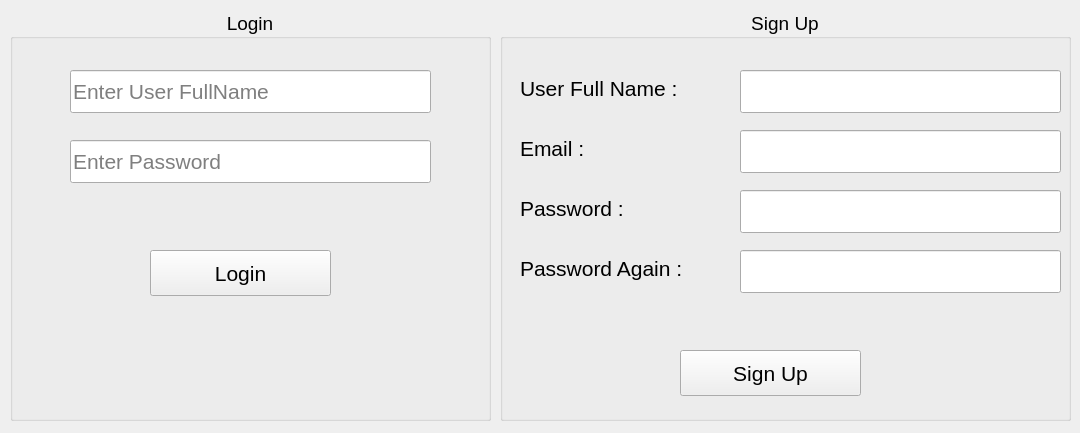
<?xml version="1.0" encoding="UTF-8"?>
<ui version="4.0">
 <class>Form</class>
 <widget class="QWidget" name="Form">
  <property name="geometry">
   <rect>
    <x>0</x>
    <y>0</y>
    <width>1080</width>
    <height>433</height>
   </rect>
  </property>
  <property name="windowTitle">
   <string>Form</string>
  </property>
  <widget class="QGroupBox" name="login_groupBox">
   <property name="geometry">
    <rect>
     <x>10</x>
     <y>10</y>
     <width>481</width>
     <height>411</height>
    </rect>
   </property>
   <property name="font">
    <font>
     <family>Segoe UI</family>
     <pointsize>14</pointsize>
    </font>
   </property>
   <property name="layoutDirection">
    <enum>Qt::LeftToRight</enum>
   </property>
   <property name="title">
    <string>Login</string>
   </property>
   <property name="alignment">
    <set>Qt::AlignCenter</set>
   </property>
   <widget class="QLineEdit" name="password_lineEdit">
    <property name="geometry">
     <rect>
      <x>60</x>
      <y>130</y>
      <width>361</width>
      <height>43</height>
     </rect>
    </property>
    <property name="font">
     <font>
      <family>Segoe UI</family>
      <pointsize>16</pointsize>
     </font>
    </property>
    <property name="echoMode">
     <enum>QLineEdit::Password</enum>
    </property>
    <property name="placeholderText">
     <string>Enter Password</string>
    </property>
   </widget>
   <widget class="QLineEdit" name="user_name_lineEdit">
    <property name="geometry">
     <rect>
      <x>60</x>
      <y>60</y>
      <width>361</width>
      <height>43</height>
     </rect>
    </property>
    <property name="font">
     <font>
      <family>Segoe UI</family>
      <pointsize>16</pointsize>
     </font>
    </property>
    <property name="placeholderText">
     <string>Enter User FullName</string>
    </property>
   </widget>
   <widget class="QPushButton" name="login_pushButton">
    <property name="geometry">
     <rect>
      <x>140</x>
      <y>240</y>
      <width>181</width>
      <height>46</height>
     </rect>
    </property>
    <property name="font">
     <font>
      <family>Segoe UI</family>
      <pointsize>16</pointsize>
     </font>
    </property>
    <property name="text">
     <string>Login</string>
    </property>
   </widget>
   <widget class="QLabel" name="sure_label">
    <property name="enabled">
     <bool>true</bool>
    </property>
    <property name="geometry">
     <rect>
      <x>10</x>
      <y>190</y>
      <width>463</width>
      <height>23</height>
     </rect>
    </property>
    <property name="font">
     <font>
      <family>Segoe UI</family>
      <pointsize>10</pointsize>
     </font>
    </property>
    <property name="text">
     <string/>
    </property>
   </widget>
  </widget>
  <widget class="QGroupBox" name="signup_groupBox">
   <property name="geometry">
    <rect>
     <x>500</x>
     <y>10</y>
     <width>571</width>
     <height>411</height>
    </rect>
   </property>
   <property name="font">
    <font>
     <family>Segoe UI</family>
     <pointsize>14</pointsize>
    </font>
   </property>
   <property name="title">
    <string>Sign Up</string>
   </property>
   <property name="alignment">
    <set>Qt::AlignCenter</set>
   </property>
   <widget class="QLineEdit" name="email_lineEdit">
    <property name="geometry">
     <rect>
      <x>240</x>
      <y>120</y>
      <width>321</width>
      <height>43</height>
     </rect>
    </property>
    <property name="font">
     <font>
      <family>Segoe UI</family>
      <pointsize>16</pointsize>
     </font>
    </property>
    <property name="echoMode">
     <enum>QLineEdit::Normal</enum>
    </property>
    <property name="placeholderText">
     <string/>
    </property>
   </widget>
   <widget class="QLineEdit" name="user_full_name_lineEdit">
    <property name="geometry">
     <rect>
      <x>240</x>
      <y>60</y>
      <width>321</width>
      <height>43</height>
     </rect>
    </property>
    <property name="font">
     <font>
      <family>Segoe UI</family>
      <pointsize>16</pointsize>
     </font>
    </property>
    <property name="placeholderText">
     <string/>
    </property>
   </widget>
   <widget class="QPushButton" name="signup_pushButton">
    <property name="geometry">
     <rect>
      <x>180</x>
      <y>340</y>
      <width>181</width>
      <height>46</height>
     </rect>
    </property>
    <property name="font">
     <font>
      <family>Segoe UI</family>
      <pointsize>16</pointsize>
     </font>
    </property>
    <property name="text">
     <string>Sign Up</string>
    </property>
   </widget>
   <widget class="QLineEdit" name="password_signup_lineEdit">
    <property name="geometry">
     <rect>
      <x>240</x>
      <y>180</y>
      <width>321</width>
      <height>43</height>
     </rect>
    </property>
    <property name="font">
     <font>
      <family>Segoe UI</family>
      <pointsize>16</pointsize>
     </font>
    </property>
    <property name="echoMode">
     <enum>QLineEdit::Password</enum>
    </property>
    <property name="placeholderText">
     <string/>
    </property>
   </widget>
   <widget class="QLineEdit" name="password_confirm_signup_lineEdit">
    <property name="geometry">
     <rect>
      <x>240</x>
      <y>240</y>
      <width>321</width>
      <height>43</height>
     </rect>
    </property>
    <property name="font">
     <font>
      <family>Segoe UI</family>
      <pointsize>16</pointsize>
     </font>
    </property>
    <property name="echoMode">
     <enum>QLineEdit::Password</enum>
    </property>
    <property name="placeholderText">
     <string/>
    </property>
   </widget>
   <widget class="QLabel" name="user_full_name_label">
    <property name="geometry">
     <rect>
      <x>20</x>
      <y>60</y>
      <width>200</width>
      <height>37</height>
     </rect>
    </property>
    <property name="font">
     <font>
      <family>Segoe UI</family>
      <pointsize>16</pointsize>
     </font>
    </property>
    <property name="text">
     <string>User Full Name :</string>
    </property>
   </widget>
   <widget class="QLabel" name="user_email_label">
    <property name="geometry">
     <rect>
      <x>20</x>
      <y>120</y>
      <width>78</width>
      <height>37</height>
     </rect>
    </property>
    <property name="font">
     <font>
      <family>Segoe UI</family>
      <pointsize>16</pointsize>
     </font>
    </property>
    <property name="text">
     <string>Email :</string>
    </property>
   </widget>
   <widget class="QLabel" name="password_label">
    <property name="geometry">
     <rect>
      <x>20</x>
      <y>180</y>
      <width>131</width>
      <height>37</height>
     </rect>
    </property>
    <property name="font">
     <font>
      <family>Segoe UI</family>
      <pointsize>16</pointsize>
     </font>
    </property>
    <property name="text">
     <string>Password : </string>
    </property>
   </widget>
   <widget class="QLabel" name="password_confirm_label">
    <property name="geometry">
     <rect>
      <x>20</x>
      <y>240</y>
      <width>207</width>
      <height>37</height>
     </rect>
    </property>
    <property name="font">
     <font>
      <family>Segoe UI</family>
      <pointsize>16</pointsize>
     </font>
    </property>
    <property name="text">
     <string>Password Again : </string>
    </property>
   </widget>
   <widget class="QLabel" name="wrong_password_label">
    <property name="geometry">
     <rect>
      <x>150</x>
      <y>300</y>
      <width>265</width>
      <height>28</height>
     </rect>
    </property>
    <property name="font">
     <font>
      <pointsize>12</pointsize>
     </font>
    </property>
    <property name="text">
     <string/>
    </property>
   </widget>
  </widget>
 </widget>
 <resources/>
 <connections/>
</ui>
